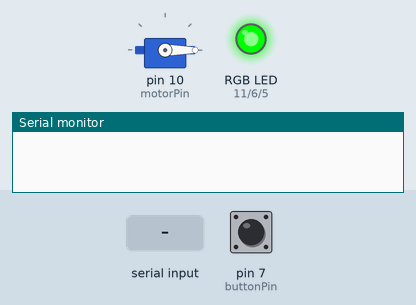
Recording of a sketch running on a simulated Arduino Uno, built with avr-gcc and run on an emulated ATmega328P. On the bench: servo, an RGB LED mixed from three pins (HIGH = lit), the last lines printed to the serial monitor. The test bench sets the inputs (shaded band); at power-on: pin 7 (buttonPin) LOW.

Above: at 1.2 s.
1.3 s: pin 7 (buttonPin) pulled HIGH for 0.15 s
At 1.7 s:
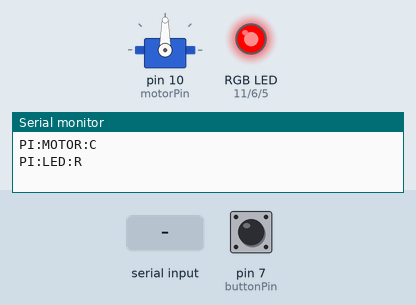
2.9 s: "AR:" received over Serial
5.9 s: "X" received over Serial
Timing chart, 0 to 8.9 s (numbered marks = the images above; inputs shaded):
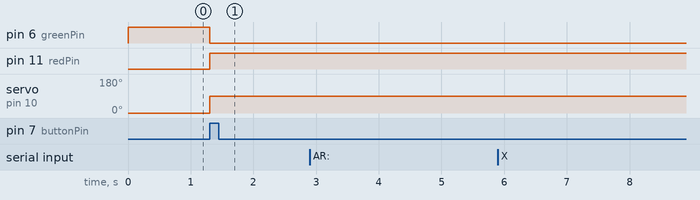

The sketch:

complete.ino
```cpp
#include <Servo.h>

//BUTTON
int buttonPin = 7;

//MOTOR
Servo myServo;
int motorPin = 10;

//LED RGB
int redPin   = 11;
int greenPin = 6;
int bluePin  = 5;

//READ MODE
#define size 50
char inData[size]; // Allocate some space for the string
char inChar = -1;  // Where to store the character read
byte indexRead = 0;// Index into array; where to store the character 'inChar'

//VARIABLES
int motorClosed;   //Indica se a rotação do motor bloqueia a tampa
int boxClosed;     //Indica se a tampa está em baixo
int buttonState;   //Butão pressionado ou não
int wantClose;     //Se recebi ordem para fechar

void setup() {

  Serial.begin(9600);

  yield();

  pinMode(buttonPin, INPUT );
  pinMode(redPin,    OUTPUT);
  pinMode(greenPin,  OUTPUT);
  pinMode(bluePin,   OUTPUT);

  myServo.attach(motorPin);
  myServo.write(0);

  //START OPENED
  motorClosed = 0;
  boxClosed = 0;
  wantClose = 0;
  setColor(0, 255, 0);
  //Serial.println("PI:TS:OK");
  //Serial.println("PI:ARDUINO:2:OK");
  //Serial.println("PI:LED:G");

}

void loop() {

  if (Serial.available() > 0) {
    readMessage();
    return;
  }

  buttonState = digitalRead(buttonPin);

  if (boxClosed == buttonState) {
    //Serial.println("No changes verified.");
    return;
  }
  else {
    //Serial.print("Change Occured");
    if (!motorClosed && !boxClosed && buttonState) {
      rotateMotor(0);
      turnLed(0);
      motorClosed = 1;
      wantClose = 0;
    }
    boxClosed = buttonState;
  }


  if (wantClose && boxClosed) {
    rotateMotor(0);
    turnLed(0);
    motorClosed = 1;
    wantClose = 0;
    Serial.println("PI:BOX:C");
  } else if (wantClose && !boxClosed) {
    Serial.println("PI:NOTPOSSIBLE");
  }

}


/********************************************
 * **************************************** *
 * **************************************** *
                  LED RGB
 * **************************************** *
 * **************************************** *
 ********************************************/


void turnLed(int flag) {

  if (flag) {
    setColor(0, 255, 0);    //OPENED green
    Serial.println("PI:LED:G");
  }

  else {
    setColor(255, 0, 0);    //CLOSED red
    Serial.println("PI:LED:R");
  }

}


void setColor(int red, int green, int blue) {
#ifdef COMMON_ANODE
  red = 255 - red;
  green = 255 - green;
  blue = 255 - blue;
#endif
  analogWrite(redPin, red);
  analogWrite(greenPin, green);
  analogWrite(bluePin, blue);
}


/********************************************
 * **************************************** *
 * **************************************** *
                   MOTOR
 * **************************************** *
 * **************************************** *
 ********************************************/


void rotateMotor(int flag) {

  if (flag) {
    myServo.write(0); //OPENED
    Serial.println("PI:MOTOR:O");
  }

  else {
    myServo.write(90);//CLOSED
    Serial.println("PI:MOTOR:C");
  }

}


/********************************************
 * **************************************** *
 * **************************************** *
                   MESSAGE
 * **************************************** *
 * **************************************** *
 ********************************************/


void readMessage() {

  unsigned long start = micros();
  bool final = false;
  bool finished = true;
  indexRead = 0;

  while (!final) {

    if (indexRead < size - 1 && Serial.available() > 0) {

      inChar = Serial.read();     // Read a character
      inData[indexRead] = inChar; // Store it
      indexRead++;                // Increment where to write next

      if (inData[indexRead - 1] == 'X') {
        final = true;
      } else {
        delay(5);
      }
    }
    unsigned long end = micros() - start;
    if (end > 2500000) {
      finished = false;
      final = true;
    }
  }

  if (finished) {
    if (startsWith("AR:", inData, indexRead)) {

      char action = inData[3];

      if ((action == 'C') || (action == 'O') || (action == 'H')) {
        Serial.println("PI:MSG:OK");
      }
      else {
        Serial.println("PI:MSG:NOK:BADMSG");
        return;
      }
      //DEPRECATED
      if (action == 'C') {

        if (!motorClosed) {
          wantClose = 1;
        } else {
          Serial.println("PI:BOX:C");
        }

      } else if (action == 'O') {

        wantClose = 0;

        if (motorClosed) {
          rotateMotor(1);
          turnLed(1);
          motorClosed = 0;
          Serial.println("PI:BOX:O");
        } else {
          Serial.println("PI:BOX:O");
        }
      } else if (action == 'H') {
        if (motorClosed) {
          Serial.println("PI:BOX:C");
        } else {
          Serial.println("PI:BOX:O");
        }
      }
    }
    else {
      indexRead = 0;
      Serial.println("PI:MSG:NOK:BADSTART");
    }
  }
  else {
    Serial.println("PI:MSG:NOK:NOTEND");
  }
}


bool startsWith(const char *pre, const char *str, int lengthStr) {
  size_t lenpre = strlen(pre),
         lenstr = lengthStr;
  return lenstr < lenpre ? false : strncmp(pre, str, lenpre) == 0;
}
```

Measured:
- after the input at 1.3 s, pin 6 (greenPin): HIGH → LOW at once; pin 11 (redPin): LOW → HIGH at once; servo on pin 10 (motorPin): 0° → 90° at once
